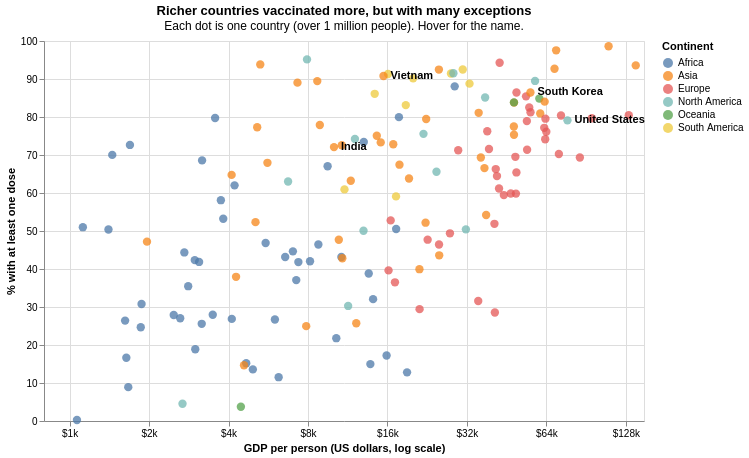

Notebook source saved alongside this figure:
### Markdown cell above
### Plot 2 - Rashmi (OWID Data)

### Code cell
our_countries = ["United States", "India", "Vietnam", "South Korea"]
scatter_data = owid_summary.dropna(subset=["gdp_per_capita"])

points = alt.Chart(scatter_data).mark_circle(size=70, opacity=0.75).encode(
    alt.X("gdp_per_capita:Q", title="GDP per person (US dollars, log scale)",
          scale=alt.Scale(type="log", domain=[800, 150000], nice=False), axis=alt.Axis(format="$~s", values=[1000, 2000, 4000, 8000, 16000, 32000, 64000, 128000])),
    alt.Y("one_dose:Q", title="% with at least one dose", scale=alt.Scale(domain=[0, 100])),
    alt.Color("continent:N", title="Continent", scale=alt.Scale(scheme="tableau10")),
    tooltip=["country", "continent", alt.Tooltip("gdp_per_capita:Q", format="$,.0f"), alt.Tooltip("one_dose:Q", format=".1f")]
)

labels = alt.Chart(scatter_data[scatter_data["country"].isin(our_countries)]).mark_text(
    align="left", dx=7, fontSize=11, fontWeight="bold"
).encode(x="gdp_per_capita:Q", y="one_dose:Q", text="country")

chart1 = (points + labels).properties(width=600, height=380,
    title=alt.TitleParams("Richer countries vaccinated more, but with many exceptions",
                          subtitle="Each dot is one country (over 1 million people). Hover for the name."))
chart1

### Figure 1 — Vega-Lite specification as saved in the notebook (floating-point values rounded to 4 significant figures; data arrays with more than 128 entries replaced by an {"elided": "..."} marker saying what was removed)
{"config": {"view": {"continuousWidth": 300, "continuousHeight": 300}}, "layer": [{"data": {"name": "data-95c0fbcba27ac738b784917c8f237a08"}, "mark": {"type": "circle", "opacity": 0.75, "size": 70}, "encoding": {"color": {"field": "continent", "scale": {"scheme": "tableau10"}, "title": "Continent", "type": "nominal"}, "tooltip": [{"field": "country", "type": "nominal"}, {"field": "continent", "type": "nominal"}, {"field": "gdp_per_capita", "format": "$,.0f", "type": "quantitative"}, {"field": "one_dose", "format": ".1f", "type": "quantitative"}], "x": {"axis": {"format": "$~s", "values": [1000, 2000, 4000, 8000, 16000, 32000, 64000, 128000]}, "field": "gdp_per_capita", "scale": {"domain": [800, 150000], "nice": false, "type": "log"}, "title": "GDP per person (US dollars, log scale)", "type": "quantitative"}, "y": {"field": "one_dose", "scale": {"domain": [0, 100]}, "title": "% with at least one dose", "type": "quantitative"}}}, {"data": {"name": "data-ece31ed573d886148d8b0d53ceb9bd50"}, "mark": {"type": "text", "align": "left", "dx": 7, "fontSize": 11, "fontWeight": "bold"}, "encoding": {"text": {"field": "country", "type": "nominal"}, "x": {"field": "gdp_per_capita", "type": "quantitative"}, "y": {"field": "one_dose", "type": "quantitative"}}}], "height": 380, "title": {"text": "Richer countries vaccinated more, but with many exceptions", "subtitle": "Each dot is one country (over 1 million people). Hover for the name."}, "width": 600, "$schema": "https://vega.github.io/schema/vega-lite/v5.20.1.json", "datasets": {"data-95c0fbcba27ac738b784917c8f237a08": {"elided": "153 records"}, "data-ece31ed573d886148d8b0d53ceb9bd50": [{"country": "India", "continent": "Asia", "gdp_per_capita": 10040.0, "one_dose": 72.08, "fully": 66.79, "boosters": 15.96, "did_not_finish": 5.293}, {"country": "South Korea", "continent": "Asia", "gdp_per_capita": 55700.0, "one_dose": 86.45, "fully": 85.64, "boosters": 79.81, "did_not_finish": 0.8063}, {"country": "United States", "continent": "North America", "gdp_per_capita": 76930.0, "one_dose": 79.12, "fully": 67.53, "boosters": 38.96, "did_not_finish": 11.59}, {"country": "Vietnam", "continent": "Asia", "gdp_per_capita": 15460.0, "one_dose": 90.79, "fully": 86.24, "boosters": 58.16, "did_not_finish": 4.551}]}}
